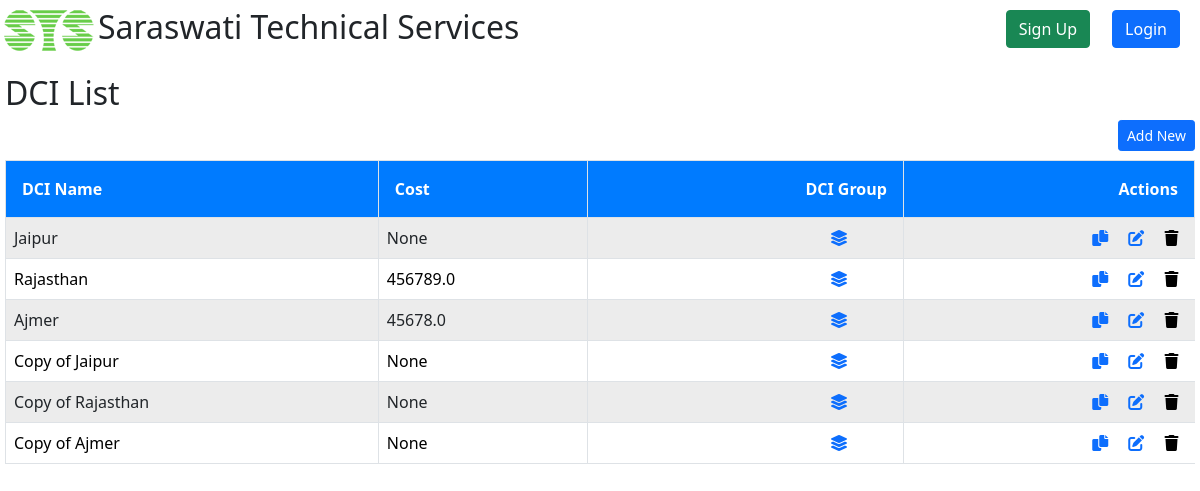
Page /dci/dciList on the earlier database version.
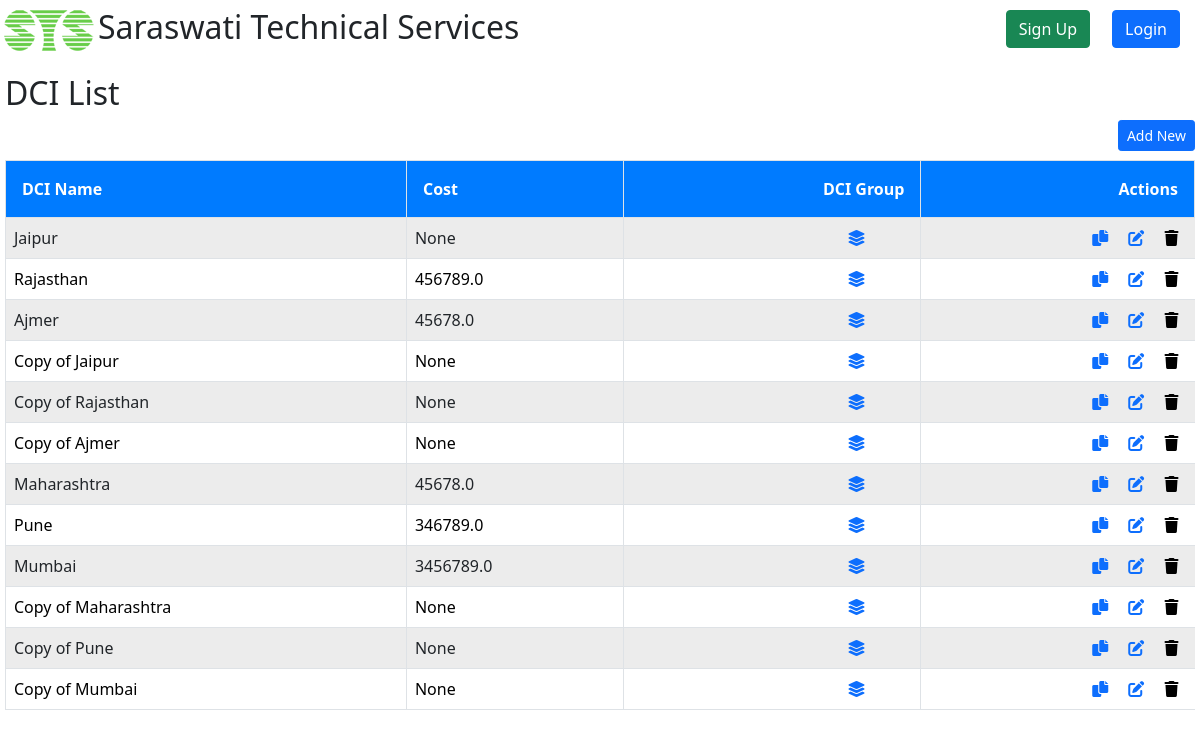
Same page on the later database version.
### DCI/models.py (models this page shows, shortened)
class DCI(models.Model):
    name = models.CharField(max_length=30, blank=True, null=True)
    cost = models.FloatField(blank=True,null=True)

### DCI/views.py (the view)
# urls.py: path('dciList', views.dciList, name='dciList'),
def dciList(request):
    dci = DCI.objects.all()
    context = {"dci": dci}
    return render(request, "dci/dciList.html", context)

### DCI/templates/dci/dciList.html (shortened to what this page needs)
{% extends 'registration/base.html' %}
{% block content %}
  <h2>DCI List</h2>
  <a href="{% url 'dciCreateView' %}">
    <button type="button" class="btn btn-primary btn-sm" style="float:right;">Add New</button>
  </a>
  <table class="table table-striped table-hover">
    <thead>
      <tr class="m-5 p-8 text-center">
        <th class="text-start border">DCI Name</th>
        <th class="text-start border">Cost</th>
        <th class="text-end  border">DCI Group</th>
        <th class="text-end border">Actions</th>
      </tr>
    </thead>
    <tbody>
      {% for dc in dci %}
        <tr class="text-center">
          <td class="border text-start">{{ dc.name }}</td>
          <td class="border text-start">{{dc.cost}}</td>
          <td class="border text-end">
            <a href="{% url 'dciOfDciGroup' dc.id %}" class="mx-5" data-bs-toggle="tooltip" title="View DCI Groups">
              <i class="fas fa-layer-group"></i>
            </a>
          </td>
          <td class="text-end ">
            <div>
              <a href="{% url 'copyDci' dc.id %}" class="mx-2" data-bs-toggle="tooltip" title="Copy DCI"><i class="fas fa-copy"></i></a>
              <a href="{% url 'dciUpdateView' dc.id %}" class="mx-2" data-bs-toggle="tooltip" title="Edit DCI"><i class="fas fa-edit"></i></a>
              <form action="{% url 'dciDeleteView' dc.id %}" method="post" style="display:inline;" id="delete-form-{{ dc.id }}">
                <button type="submit" class="mx-2" style="border:none; background:none; padding:0;" data-bs-toggle="tooltip" title="Delete DCI">
                  <i class="fas fa-trash"></i>
                </button>
              </form>
            </div>
          </td>
        </tr>
      {% endfor %}
    </tbody>
  </table>
{% endblock %}

### Base/templates/registration/base.html (shortened to what this page needs)
{% load static %}
<!DOCTYPE html>
<html lang="en">
  <head>
    <link rel="stylesheet" href="https://cdn.jsdelivr.net/npm/bootstrap@5.3.2/dist/css/bootstrap.min.css">
    <link href="https://cdnjs.cloudflare.com/ajax/libs/font-awesome/6.0.0-beta3/css/all.min.css" rel="stylesheet">
    <link rel="stylesheet" href="https://cdnjs.cloudflare.com/ajax/libs/font-awesome/6.0.0-beta3/css/all.min.css" />
<link href="https://stackpath.bootstrapcdn.com/bootstrap/5.0.0/css/bootstrap.min.css" rel="stylesheet">
  </head>
  <body>
    <h2>
      <img src="/media/sts.png" class="img-fluid" alt="STS">Saraswati Technical Services
      {% if user.is_authenticated %}
      <form id="logout-form" action="{% url 'logout' %}" method="POST" class="top-right-button">
        {% csrf_token %}
        <button type="submit" class="btn btn-danger">Logout</button>
      </form>
      {% else %}
      <a href="{% url 'login' %}" class="btn btn-primary top-right-button" role="button">Login</a>
      <a href="{% url 'signup' %}" class="btn btn-success top-right-button" style="right: 110px;" role="button">Sign Up</a>
      {% endif %}
    </h2>
    <div class="full-vh-vw">
      <div class="main-container">
        <div class="content">
          {% block content %}
          {% endblock %}
        </div>
      </div>
    </div>
  </body>
</html>

### Base/templates/registration/base.html (style rules this page uses)
html, body { height: 100%; margin: 0; overflow-x,overflow-y: hidden; }
.full-vh-vw { display: flex; flex-direction: column; height: 100vh; }
.main-container { display: flex; flex: 1; }
.content { flex: 1; padding: 5px; margin: 0px; }
.top-right-button { position: absolute; top: 10px; right: 20px; }
.table-striped tbody tr:nth-of-type(odd) { background-color: #f9f9f9; }
.table-striped tbody tr:nth-of-type(even) { background-color: #ffffff; }
.table th, .table td { vertical-align: middle; }
.table thead th { background-color: #007bff; color: white; text-align: center; }
.table th { padding: 1rem; }

Differences in the rows shown:
added DCI: name "Maharashtra", cost "45678.0"
added DCI: name "Pune", cost "346789.0"
added DCI: name "Mumbai", cost "3456789.0"
added DCI: name "Copy of Maharashtra", cost "None"
added DCI: name "Copy of Pune", cost "None"
added DCI: name "Copy of Mumbai", cost "None"
